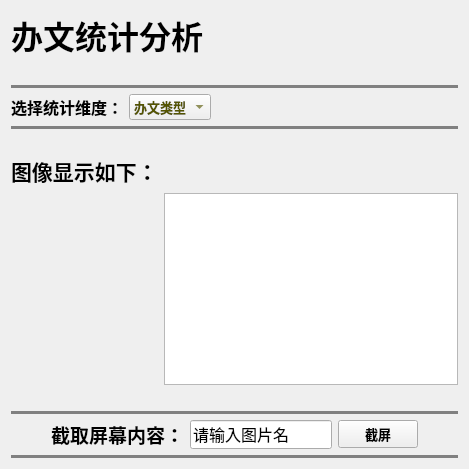
         <widget class="QWidget" name="page_bwtj">
          <property name="styleSheet">
           <string notr="true">QFrame#line,#line_55,#line_57,#line_59,#line_60{
	border:2px solid grey;
	border-radius:4px;
	padding:2px;
}</string>
          </property>
          <layout class="QVBoxLayout" name="verticalLayout_24">
           <item>
            <layout class="QHBoxLayout" name="horizontalLayout_270">
             <item>
              <widget class="QLabel" name="label_ahead_6">
               <property name="font">
                <font>
                 <pointsize>24</pointsize>
                 <weight>75</weight>
                 <bold>true</bold>
                </font>
               </property>
               <property name="text">
                <string>办文统计分析</string>
               </property>
              </widget>
             </item>
             <item>
              <spacer name="horizontalSpacer_435">
               <property name="orientation">
                <enum>Qt::Horizontal</enum>
               </property>
               <property name="sizeHint" stdset="0">
                <size>
                 <width>40</width>
                 <height>20</height>
                </size>
               </property>
              </spacer>
             </item>
            </layout>
           </item>
           <item>
            <spacer name="horizontalSpacer_5">
             <property name="orientation">
              <enum>Qt::Horizontal</enum>
             </property>
             <property name="sizeHint" stdset="0">
              <size>
               <width>40</width>
               <height>20</height>
              </size>
             </property>
            </spacer>
           </item>
           <item>
            <widget class="Line" name="line_55">
             <property name="orientation">
              <enum>Qt::Horizontal</enum>
             </property>
            </widget>
           </item>
           <item>
            <layout class="QHBoxLayout" name="horizontalLayout_84">
             <item>
              <widget class="QLabel" name="label_154">
               <property name="font">
                <font>
                 <family>Agency FB</family>
                 <pointsize>12</pointsize>
                 <weight>75</weight>
                 <bold>true</bold>
                </font>
               </property>
               <property name="text">
                <string>选择统计维度：</string>
               </property>
              </widget>
             </item>
             <item>
              <widget class="QComboBox" name="comboBox_35">
               <property name="sizePolicy">
                <sizepolicy hsizetype="Preferred" vsizetype="Fixed">
                 <horstretch>0</horstretch>
                 <verstretch>0</verstretch>
                </sizepolicy>
               </property>
               <property name="minimumSize">
                <size>
                 <width>0</width>
                 <height>0</height>
                </size>
               </property>
               <property name="maximumSize">
                <size>
                 <width>16777215</width>
                 <height>29</height>
                </size>
               </property>
               <property name="font">
                <font>
                 <family>Agency FB</family>
                 <pointsize>10</pointsize>
                 <weight>75</weight>
                 <bold>true</bold>
                </font>
               </property>
               <property name="styleSheet">
                <string notr="true">color:rgb(85,85,0)</string>
               </property>
               <item>
                <property name="text">
                 <string>办文类型</string>
                </property>
               </item>
               <item>
                <property name="text">
                 <string>是否公开</string>
                </property>
               </item>
              </widget>
             </item>
             <item>
              <spacer name="horizontalSpacer_80">
               <property name="orientation">
                <enum>Qt::Horizontal</enum>
               </property>
               <property name="sizeHint" stdset="0">
                <size>
                 <width>40</width>
                 <height>20</height>
                </size>
               </property>
              </spacer>
             </item>
            </layout>
           </item>
           <item>
            <widget class="Line" name="line_57">
             <property name="orientation">
              <enum>Qt::Horizontal</enum>
             </property>
            </widget>
           </item>
           <item>
            <spacer name="horizontalSpacer_10">
             <property name="orientation">
              <enum>Qt::Horizontal</enum>
             </property>
             <property name="sizeHint" stdset="0">
              <size>
               <width>40</width>
               <height>20</height>
              </size>
             </property>
            </spacer>
           </item>
           <item>
            <layout class="QGridLayout" name="gridLayout_15">
             <item row="0" column="0">
              <widget class="QLabel" name="label_78">
               <property name="font">
                <font>
                 <family>Agency FB</family>
                 <pointsize>16</pointsize>
                 <weight>75</weight>
                 <bold>true</bold>
                </font>
               </property>
               <property name="text">
                <string>图像显示如下：</string>
               </property>
              </widget>
             </item>
             <item row="1" column="1">
              <widget class="QGraphicsView" name="graphicsView_6"/>
             </item>
            </layout>
           </item>
           <item>
            <spacer name="horizontalSpacer_120">
             <property name="orientation">
              <enum>Qt::Horizontal</enum>
             </property>
             <property name="sizeHint" stdset="0">
              <size>
               <width>40</width>
               <height>20</height>
              </size>
             </property>
            </spacer>
           </item>
           <item>
            <widget class="Line" name="line_59">
             <property name="orientation">
              <enum>Qt::Horizontal</enum>
             </property>
            </widget>
           </item>
           <item>
            <layout class="QHBoxLayout" name="horizontalLayout_85">
             <item>
              <spacer name="horizontalSpacer_6">
               <property name="orientation">
                <enum>Qt::Horizontal</enum>
               </property>
               <property name="sizeHint" stdset="0">
                <size>
                 <width>40</width>
                 <height>20</height>
                </size>
               </property>
              </spacer>
             </item>
             <item>
              <widget class="QLabel" name="label_113">
               <property name="font">
                <font>
                 <family>楷体</family>
                 <pointsize>14</pointsize>
                 <weight>75</weight>
                 <bold>true</bold>
                </font>
               </property>
               <property name="text">
                <string>截取屏幕内容：</string>
               </property>
              </widget>
             </item>
             <item>
              <widget class="QLineEdit" name="lineEdit_46">
               <property name="minimumSize">
                <size>
                 <width>0</width>
                 <height>28</height>
                </size>
               </property>
               <property name="maximumSize">
                <size>
                 <width>16777215</width>
                 <height>16777215</height>
                </size>
               </property>
               <property name="font">
                <font>
                 <family>楷体</family>
                 <pointsize>12</pointsize>
                 <weight>50</weight>
                 <bold>false</bold>
                </font>
               </property>
               <property name="text">
                <string>请输入图片名</string>
               </property>
              </widget>
             </item>
             <item>
              <widget class="QPushButton" name="pushButton_12">
               <property name="sizePolicy">
                <sizepolicy hsizetype="Fixed" vsizetype="Fixed">
                 <horstretch>0</horstretch>
                 <verstretch>0</verstretch>
                </sizepolicy>
               </property>
               <property name="minimumSize">
                <size>
                 <width>0</width>
                 <height>28</height>
                </size>
               </property>
               <property name="font">
                <font>
                 <family>Agency FB</family>
                 <pointsize>10</pointsize>
                 <weight>75</weight>
                 <bold>true</bold>
                </font>
               </property>
               <property name="text">
                <string>截屏</string>
               </property>
              </widget>
             </item>
             <item>
              <spacer name="horizontalSpacer_250">
               <property name="orientation">
                <enum>Qt::Horizontal</enum>
               </property>
               <property name="sizeHint" stdset="0">
                <size>
                 <width>40</width>
                 <height>20</height>
                </size>
               </property>
              </spacer>
             </item>
            </layout>
           </item>
           <item>
            <widget class="Line" name="line_60">
             <property name="orientation">
              <enum>Qt::Horizontal</enum>
             </property>
            </widget>
           </item>
          </layout>
         </widget>
